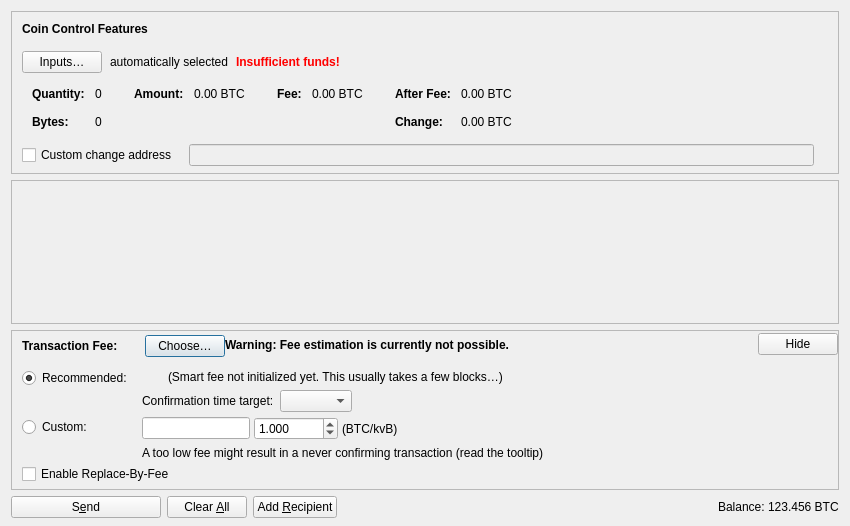
<?xml version="1.0" encoding="UTF-8"?>
<ui version="4.0">
 <class>SendCoinsDialog</class>
 <widget class="QDialog" name="SendCoinsDialog">
  <property name="geometry">
   <rect>
    <x>0</x>
    <y>0</y>
    <width>850</width>
    <height>526</height>
   </rect>
  </property>
  <property name="windowTitle">
   <string>Send Coins</string>
  </property>
  <layout class="QVBoxLayout" name="verticalLayout" stretch="0,1,0,0">
   <property name="bottomMargin">
    <number>8</number>
   </property>
   <item>
    <widget class="QFrame" name="frameCoinControl">
     <property name="sizePolicy">
      <sizepolicy hsizetype="Expanding" vsizetype="Expanding">
       <horstretch>0</horstretch>
       <verstretch>0</verstretch>
      </sizepolicy>
     </property>
     <property name="maximumSize">
      <size>
       <width>16777215</width>
       <height>16777215</height>
      </size>
     </property>
     <property name="frameShape">
      <enum>QFrame::StyledPanel</enum>
     </property>
     <property name="frameShadow">
      <enum>QFrame::Sunken</enum>
     </property>
     <layout class="QVBoxLayout" name="verticalLayoutCoinControl2">
      <property name="spacing">
       <number>0</number>
      </property>
      <property name="leftMargin">
       <number>0</number>
      </property>
      <property name="topMargin">
       <number>0</number>
      </property>
      <property name="rightMargin">
       <number>0</number>
      </property>
      <property name="bottomMargin">
       <number>6</number>
      </property>
      <item>
       <layout class="QVBoxLayout" name="verticalLayoutCoinControl" stretch="0,0,0,0,1">
        <property name="spacing">
         <number>0</number>
        </property>
        <property name="leftMargin">
         <number>10</number>
        </property>
        <property name="topMargin">
         <number>10</number>
        </property>
        <item>
         <layout class="QHBoxLayout" name="horizontalLayoutCoinControl1">
          <property name="bottomMargin">
           <number>15</number>
          </property>
          <item>
           <widget class="QLabel" name="labelCoinControlFeatures">
            <property name="sizePolicy">
             <sizepolicy hsizetype="Preferred" vsizetype="Maximum">
              <horstretch>0</horstretch>
              <verstretch>0</verstretch>
             </sizepolicy>
            </property>
            <property name="font">
             <font>
              <weight>75</weight>
              <bold>true</bold>
             </font>
            </property>
            <property name="styleSheet">
             <string notr="true">font-weight:bold;</string>
            </property>
            <property name="text">
             <string>Coin Control Features</string>
            </property>
           </widget>
          </item>
         </layout>
        </item>
        <item>
         <layout class="QHBoxLayout" name="horizontalLayoutCoinControl2" stretch="0,0,0,0">
          <property name="spacing">
           <number>8</number>
          </property>
          <property name="bottomMargin">
           <number>10</number>
          </property>
          <item>
           <widget class="QPushButton" name="pushButtonCoinControl">
            <property name="styleSheet">
             <string notr="true"/>
            </property>
            <property name="text">
             <string>Inputs…</string>
            </property>
            <property name="autoDefault">
             <bool>false</bool>
            </property>
           </widget>
          </item>
          <item>
           <widget class="QLabel" name="labelCoinControlAutomaticallySelected">
            <property name="text">
             <string>automatically selected</string>
            </property>
            <property name="margin">
             <number>5</number>
            </property>
           </widget>
          </item>
          <item>
           <widget class="QLabel" name="labelCoinControlInsuffFunds">
            <property name="font">
             <font>
              <weight>75</weight>
              <bold>true</bold>
             </font>
            </property>
            <property name="styleSheet">
             <string notr="true">color:red;font-weight:bold;</string>
            </property>
            <property name="text">
             <string>Insufficient funds!</string>
            </property>
            <property name="margin">
             <number>5</number>
            </property>
           </widget>
          </item>
          <item>
           <spacer name="horizontalSpacerCoinControl">
            <property name="orientation">
             <enum>Qt::Horizontal</enum>
            </property>
            <property name="sizeHint" stdset="0">
             <size>
              <width>40</width>
              <height>1</height>
             </size>
            </property>
           </spacer>
          </item>
         </layout>
        </item>
        <item>
         <widget class="QWidget" name="widgetCoinControl" native="true">
          <property name="sizePolicy">
           <sizepolicy hsizetype="Preferred" vsizetype="Preferred">
            <horstretch>0</horstretch>
            <verstretch>0</verstretch>
           </sizepolicy>
          </property>
          <property name="minimumSize">
           <size>
            <width>0</width>
            <height>0</height>
           </size>
          </property>
          <property name="styleSheet">
           <string notr="true"/>
          </property>
          <layout class="QHBoxLayout" name="horizontalLayoutCoinControl5">
           <property name="leftMargin">
            <number>0</number>
           </property>
           <property name="topMargin">
            <number>0</number>
           </property>
           <property name="rightMargin">
            <number>0</number>
           </property>
           <property name="bottomMargin">
            <number>0</number>
           </property>
           <item>
            <layout class="QHBoxLayout" name="horizontalLayoutCoinControl3" stretch="0,0,0,1">
             <property name="spacing">
              <number>20</number>
             </property>
             <property name="topMargin">
              <number>0</number>
             </property>
             <property name="bottomMargin">
              <number>10</number>
             </property>
             <item>
              <layout class="QFormLayout" name="formLayoutCoinControl1">
               <property name="labelAlignment">
                <set>Qt::AlignLeft|Qt::AlignVCenter</set>
               </property>
               <property name="horizontalSpacing">
                <number>10</number>
               </property>
               <property name="verticalSpacing">
                <number>14</number>
               </property>
               <property name="leftMargin">
                <number>10</number>
               </property>
               <property name="topMargin">
                <number>4</number>
               </property>
               <property name="rightMargin">
                <number>6</number>
               </property>
               <item row="0" column="0">
                <widget class="QLabel" name="labelCoinControlQuantityText">
                 <property name="font">
                  <font>
                   <weight>75</weight>
                   <bold>true</bold>
                  </font>
                 </property>
                 <property name="text">
                  <string>Quantity:</string>
                 </property>
                 <property name="margin">
                  <number>0</number>
                 </property>
                </widget>
               </item>
               <item row="0" column="1">
                <widget class="QLabel" name="labelCoinControlQuantity">
                 <property name="cursor">
                  <cursorShape>IBeamCursor</cursorShape>
                 </property>
                 <property name="contextMenuPolicy">
                  <enum>Qt::ActionsContextMenu</enum>
                 </property>
                 <property name="text">
                  <string notr="true">0</string>
                 </property>
                 <property name="margin">
                  <number>0</number>
                 </property>
                 <property name="textInteractionFlags">
                  <set>Qt::LinksAccessibleByMouse|Qt::TextSelectableByKeyboard|Qt::TextSelectableByMouse</set>
                 </property>
                </widget>
               </item>
               <item row="1" column="0">
                <widget class="QLabel" name="labelCoinControlBytesText">
                 <property name="font">
                  <font>
                   <weight>75</weight>
                   <bold>true</bold>
                  </font>
                 </property>
                 <property name="text">
                  <string>Bytes:</string>
                 </property>
                </widget>
               </item>
               <item row="1" column="1">
                <widget class="QLabel" name="labelCoinControlBytes">
                 <property name="cursor">
                  <cursorShape>IBeamCursor</cursorShape>
                 </property>
                 <property name="contextMenuPolicy">
                  <enum>Qt::ActionsContextMenu</enum>
                 </property>
                 <property name="text">
                  <string notr="true">0</string>
                 </property>
                 <property name="textInteractionFlags">
                  <set>Qt::LinksAccessibleByMouse|Qt::TextSelectableByKeyboard|Qt::TextSelectableByMouse</set>
                 </property>
                </widget>
               </item>
              </layout>
             </item>
             <item>
              <layout class="QFormLayout" name="formLayoutCoinControl2">
               <property name="horizontalSpacing">
                <number>10</number>
               </property>
               <property name="verticalSpacing">
                <number>14</number>
               </property>
               <property name="leftMargin">
                <number>6</number>
               </property>
               <property name="topMargin">
                <number>4</number>
               </property>
               <property name="rightMargin">
                <number>6</number>
               </property>
               <item row="0" column="0">
                <widget class="QLabel" name="labelCoinControlAmountText">
                 <property name="font">
                  <font>
                   <weight>75</weight>
                   <bold>true</bold>
                  </font>
                 </property>
                 <property name="text">
                  <string>Amount:</string>
                 </property>
                 <property name="margin">
                  <number>0</number>
                 </property>
                </widget>
               </item>
               <item row="0" column="1">
                <widget class="QLabel" name="labelCoinControlAmount">
                 <property name="cursor">
                  <cursorShape>IBeamCursor</cursorShape>
                 </property>
                 <property name="contextMenuPolicy">
                  <enum>Qt::ActionsContextMenu</enum>
                 </property>
                 <property name="text">
                  <string notr="true">0.00 BTC</string>
                 </property>
                 <property name="textInteractionFlags">
                  <set>Qt::LinksAccessibleByMouse|Qt::TextSelectableByKeyboard|Qt::TextSelectableByMouse</set>
                 </property>
                </widget>
               </item>
              </layout>
             </item>
             <item>
              <layout class="QFormLayout" name="formLayoutCoinControl3">
               <property name="horizontalSpacing">
                <number>10</number>
               </property>
               <property name="verticalSpacing">
                <number>14</number>
               </property>
               <property name="leftMargin">
                <number>6</number>
               </property>
               <property name="topMargin">
                <number>4</number>
               </property>
               <property name="rightMargin">
                <number>6</number>
               </property>
               <item row="0" column="0">
                <widget class="QLabel" name="labelCoinControlFeeText">
                 <property name="font">
                  <font>
                   <weight>75</weight>
                   <bold>true</bold>
                  </font>
                 </property>
                 <property name="text">
                  <string>Fee:</string>
                 </property>
                 <property name="margin">
                  <number>0</number>
                 </property>
                </widget>
               </item>
               <item row="0" column="1">
                <widget class="QLabel" name="labelCoinControlFee">
                 <property name="cursor">
                  <cursorShape>IBeamCursor</cursorShape>
                 </property>
                 <property name="contextMenuPolicy">
                  <enum>Qt::ActionsContextMenu</enum>
                 </property>
                 <property name="text">
                  <string notr="true">0.00 BTC</string>
                 </property>
                 <property name="textInteractionFlags">
                  <set>Qt::LinksAccessibleByMouse|Qt::TextSelectableByKeyboard|Qt::TextSelectableByMouse</set>
                 </property>
                </widget>
               </item>
              </layout>
             </item>
             <item>
              <layout class="QFormLayout" name="formLayoutCoinControl4">
               <property name="labelAlignment">
                <set>Qt::AlignLeft|Qt::AlignVCenter</set>
               </property>
               <property name="horizontalSpacing">
                <number>10</number>
               </property>
               <property name="verticalSpacing">
                <number>14</number>
               </property>
               <property name="leftMargin">
                <number>6</number>
               </property>
               <property name="topMargin">
                <number>4</number>
               </property>
               <property name="rightMargin">
                <number>6</number>
               </property>
               <item row="0" column="0">
                <widget class="QLabel" name="labelCoinControlAfterFeeText">
                 <property name="font">
                  <font>
                   <weight>75</weight>
                   <bold>true</bold>
                  </font>
                 </property>
                 <property name="text">
                  <string>After Fee:</string>
                 </property>
                 <property name="margin">
                  <number>0</number>
                 </property>
                </widget>
               </item>
               <item row="0" column="1">
                <widget class="QLabel" name="labelCoinControlAfterFee">
                 <property name="cursor">
                  <cursorShape>IBeamCursor</cursorShape>
                 </property>
                 <property name="contextMenuPolicy">
                  <enum>Qt::ActionsContextMenu</enum>
                 </property>
                 <property name="text">
                  <string notr="true">0.00 BTC</string>
                 </property>
                 <property name="textInteractionFlags">
                  <set>Qt::LinksAccessibleByMouse|Qt::TextSelectableByKeyboard|Qt::TextSelectableByMouse</set>
                 </property>
                </widget>
               </item>
               <item row="1" column="0">
                <widget class="QLabel" name="labelCoinControlChangeText">
                 <property name="font">
                  <font>
                   <weight>75</weight>
                   <bold>true</bold>
                  </font>
                 </property>
                 <property name="text">
                  <string>Change:</string>
                 </property>
                </widget>
               </item>
               <item row="1" column="1">
                <widget class="QLabel" name="labelCoinControlChange">
                 <property name="cursor">
                  <cursorShape>IBeamCursor</cursorShape>
                 </property>
                 <property name="contextMenuPolicy">
                  <enum>Qt::ActionsContextMenu</enum>
                 </property>
                 <property name="text">
                  <string notr="true">0.00 BTC</string>
                 </property>
                 <property name="textInteractionFlags">
                  <set>Qt::LinksAccessibleByMouse|Qt::TextSelectableByKeyboard|Qt::TextSelectableByMouse</set>
                 </property>
                </widget>
               </item>
              </layout>
             </item>
            </layout>
           </item>
          </layout>
         </widget>
        </item>
        <item>
         <layout class="QHBoxLayout" name="horizontalLayoutCoinControl4" stretch="0,0,0">
          <property name="spacing">
           <number>12</number>
          </property>
          <property name="sizeConstraint">
           <enum>QLayout::SetDefaultConstraint</enum>
          </property>
          <property name="topMargin">
           <number>5</number>
          </property>
          <property name="rightMargin">
           <number>5</number>
          </property>
          <item>
           <widget class="QCheckBox" name="checkBoxCoinControlChange">
            <property name="toolTip">
             <string>If this is activated, but the change address is empty or invalid, change will be sent to a newly generated address.</string>
            </property>
            <property name="text">
             <string>Custom change address</string>
            </property>
           </widget>
          </item>
          <item>
           <widget class="QValidatedLineEdit" name="lineEditCoinControlChange">
            <property name="enabled">
             <bool>false</bool>
            </property>
            <property name="sizePolicy">
             <sizepolicy hsizetype="Expanding" vsizetype="Fixed">
              <horstretch>0</horstretch>
              <verstretch>0</verstretch>
             </sizepolicy>
            </property>
           </widget>
          </item>
          <item>
           <widget class="QLabel" name="labelCoinControlChangeLabel">
            <property name="sizePolicy">
             <sizepolicy hsizetype="Preferred" vsizetype="Expanding">
              <horstretch>0</horstretch>
              <verstretch>0</verstretch>
             </sizepolicy>
            </property>
            <property name="minimumSize">
             <size>
              <width>0</width>
              <height>0</height>
             </size>
            </property>
            <property name="text">
             <string/>
            </property>
            <property name="margin">
             <number>3</number>
            </property>
           </widget>
          </item>
         </layout>
        </item>
        <item>
         <spacer name="verticalSpacerCoinControl">
          <property name="orientation">
           <enum>Qt::Vertical</enum>
          </property>
          <property name="sizeHint" stdset="0">
           <size>
            <width>800</width>
            <height>1</height>
           </size>
          </property>
         </spacer>
        </item>
       </layout>
      </item>
     </layout>
    </widget>
   </item>
   <item>
    <widget class="QScrollArea" name="scrollArea">
     <property name="widgetResizable">
      <bool>true</bool>
     </property>
     <widget class="QWidget" name="scrollAreaWidgetContents">
      <property name="geometry">
       <rect>
        <x>0</x>
        <y>0</y>
        <width>830</width>
        <height>104</height>
       </rect>
      </property>
      <layout class="QVBoxLayout" name="verticalLayout_2" stretch="0,1">
       <property name="leftMargin">
        <number>0</number>
       </property>
       <property name="topMargin">
        <number>0</number>
       </property>
       <property name="rightMargin">
        <number>0</number>
       </property>
       <property name="bottomMargin">
        <number>0</number>
       </property>
       <item>
        <layout class="QVBoxLayout" name="entries">
         <property name="spacing">
          <number>6</number>
         </property>
        </layout>
       </item>
       <item>
        <spacer name="verticalSpacer">
         <property name="orientation">
          <enum>Qt::Vertical</enum>
         </property>
         <property name="sizeHint" stdset="0">
          <size>
           <width>20</width>
           <height>40</height>
          </size>
         </property>
        </spacer>
       </item>
      </layout>
     </widget>
    </widget>
   </item>
   <item>
    <widget class="QFrame" name="frameFee">
     <property name="sizePolicy">
      <sizepolicy hsizetype="Expanding" vsizetype="Expanding">
       <horstretch>0</horstretch>
       <verstretch>0</verstretch>
      </sizepolicy>
     </property>
     <property name="maximumSize">
      <size>
       <width>16777215</width>
       <height>16777215</height>
      </size>
     </property>
     <property name="frameShape">
      <enum>QFrame::StyledPanel</enum>
     </property>
     <property name="frameShadow">
      <enum>QFrame::Sunken</enum>
     </property>
     <layout class="QVBoxLayout" name="verticalLayoutFee1">
      <property name="spacing">
       <number>0</number>
      </property>
      <property name="leftMargin">
       <number>0</number>
      </property>
      <property name="topMargin">
       <number>0</number>
      </property>
      <property name="rightMargin">
       <number>0</number>
      </property>
      <property name="bottomMargin">
       <number>0</number>
      </property>
      <item>
       <layout class="QVBoxLayout" name="verticalLayoutFee2" stretch="0,0,0">
        <property name="spacing">
         <number>0</number>
        </property>
        <property name="leftMargin">
         <number>10</number>
        </property>
        <property name="topMargin">
         <number>0</number>
        </property>
        <item>
         <layout class="QHBoxLayout" name="horizontalLayoutFee1">
          <property name="bottomMargin">
           <number>0</number>
          </property>
          <item>
           <layout class="QVBoxLayout" name="verticalLayoutFee7">
            <property name="spacing">
             <number>0</number>
            </property>
            <item>
             <spacer name="verticalSpacerSmartFee">
              <property name="orientation">
               <enum>Qt::Vertical</enum>
              </property>
              <property name="sizeType">
               <enum>QSizePolicy::Fixed</enum>
              </property>
              <property name="sizeHint" stdset="0">
               <size>
                <width>1</width>
                <height>4</height>
               </size>
              </property>
             </spacer>
            </item>
            <item>
             <layout class="QHBoxLayout" name="horizontalLayoutSmartFee">
              <property name="spacing">
               <number>10</number>
              </property>
              <item>
               <widget class="QLabel" name="labelFeeHeadline">
                <property name="sizePolicy">
                 <sizepolicy hsizetype="Preferred" vsizetype="Maximum">
                  <horstretch>0</horstretch>
                  <verstretch>0</verstretch>
                 </sizepolicy>
                </property>
                <property name="font">
                 <font>
                  <weight>75</weight>
                  <bold>true</bold>
                 </font>
                </property>
                <property name="styleSheet">
                 <string notr="true">font-weight:bold;</string>
                </property>
                <property name="text">
                 <string>Transaction Fee:</string>
                </property>
               </widget>
              </item>
              <item>
               <widget class="QLabel" name="labelFeeMinimized">
                <property name="text">
                 <string/>
                </property>
               </widget>
              </item>
              <item>
               <widget class="QPushButton" name="buttonChooseFee">
                <property name="text">
                 <string>Choose…</string>
                </property>
               </widget>
              </item>
             </layout>
            </item>
            <item>
             <spacer name="verticalSpacer_5">
              <property name="orientation">
               <enum>Qt::Vertical</enum>
              </property>
              <property name="sizeHint" stdset="0">
               <size>
                <width>1</width>
                <height>1</height>
               </size>
              </property>
             </spacer>
            </item>
           </layout>
          </item>
          <item>
           <widget class="QLabel" name="fallbackFeeWarningLabel">
            <property name="toolTip">
             <string>Using the fallbackfee can result in sending a transaction that will take several hours or days (or never) to confirm. Consider choosing your fee manually or wait until you have validated the complete chain.</string>
            </property>
            <property name="font">
            <font>
                <weight>75</weight>
                <bold>true</bold>
            </font>
            </property>
            <property name="text">
             <string>Warning: Fee estimation is currently not possible.</string>
            </property>
            <property name="wordWrap">
             <bool>false</bool>
            </property>
           </widget>
          </item>
          <item>
           <spacer name="horizontalSpacer_4">
            <property name="orientation">
             <enum>Qt::Horizontal</enum>
            </property>
            <property name="sizeType">
             <enum>QSizePolicy::MinimumExpanding</enum>
            </property>
            <property name="sizeHint" stdset="0">
             <size>
              <width>40</width>
              <height>20</height>
             </size>
            </property>
           </spacer>
          </item>
          <item>
           <widget class="QPushButton" name="buttonMinimizeFee">
            <property name="toolTip">
             <string>Hide transaction fee settings</string>
            </property>
            <property name="text">
             <string>Hide</string>
            </property>
           </widget>
          </item>
         </layout>
        </item>
        <item>
         <widget class="QFrame" name="frameFeeSelection">
          <layout class="QVBoxLayout" name="verticalLayoutFee12">
           <property name="spacing">
            <number>0</number>
           </property>
           <property name="leftMargin">
            <number>0</number>
           </property>
           <property name="topMargin">
            <number>0</number>
           </property>
           <property name="rightMargin">
            <number>0</number>
           </property>
           <property name="bottomMargin">
            <number>0</number>
           </property>
           <item>
            <layout class="QGridLayout" name="gridLayoutFee">
             <property name="topMargin">
              <number>10</number>
             </property>
             <property name="bottomMargin">
              <number>4</number>
             </property>
             <property name="horizontalSpacing">
              <number>10</number>
             </property>
             <property name="verticalSpacing">
              <number>4</number>
             </property>
             <item row="1" column="1">
              <layout class="QVBoxLayout" name="verticalLayoutFee8">
               <property name="spacing">
                <number>6</number>
               </property>
               <item>
                <layout class="QHBoxLayout" name="horizontalLayoutFee13">
                 <property name="spacing">
                  <number>4</number>
                 </property>
                 <item>
                  <widget class="BitcoinAmountField" name="customFee">
                   <property name="sizePolicy">
                    <sizepolicy hsizetype="Fixed" vsizetype="Fixed">
                     <horstretch>0</horstretch>
                     <verstretch>0</verstretch>
                    </sizepolicy>
                   </property>
                  </widget>
                 </item>
                 <item>
                  <widget class="QDoubleSpinBox" name="customFeeRateSatVb">
                   <property name="sizePolicy">
                    <sizepolicy hsizetype="Fixed" vsizetype="Fixed">
                     <horstretch>0</horstretch>
                     <verstretch>0</verstretch>
                    </sizepolicy>
                   </property>
                   <property name="toolTip">
                    <string>Enter the fee rate in sat/vB (satoshis per virtual byte).</string>
                   </property>
                   <property name="decimals">
                    <number>3</number>
                   </property>
                   <property name="minimum">
                    <double>0.001</double>
                   </property>
                   <property name="maximum">
                    <double>10000.000</double>
                   </property>
                   <property name="singleStep">
                    <double>0.001</double>
                   </property>
                   <property name="value">
                    <double>1.000</double>
                   </property>
                   <property name="visible">
                    <bool>false</bool>
                   </property>
                  </widget>
                 </item>
                 <item>
                  <widget class="QLabel" name="labelCustomPerKilobyte">
                   <property name="toolTip">
                    <string>Specify a custom fee per kB (1,000 bytes) of the transaction's virtual size.

Note:  Since the fee is calculated on a per-byte basis, a fee rate of "100 satoshis per kvB" for a transaction size of 500 virtual bytes (half of 1 kvB) would ultimately yield a fee of only 50 satoshis.</string>
                   </property>
                   <property name="text">
                    <string>(BTC/kvB)</string>
                   </property>
                  </widget>
                 </item>
                 <item>
                  <spacer name="horizontalSpacer_6">
                   <property name="orientation">
                    <enum>Qt::Horizontal</enum>
                   </property>
                   <property name="sizeHint" stdset="0">
                    <size>
                     <width>1</width>
                     <height>1</height>
                    </size>
                   </property>
                  </spacer>
                 </item>
                </layout>
               </item>
               <item>
                <layout class="QHBoxLayout" name="horizontalLayoutFee8">
                 <item>
                  <widget class="QLabel" name="labelCustomFeeWarning">
                   <property name="enabled">
                    <bool>true</bool>
                   </property>
                   <property name="toolTip">
                    <string>When there is less transaction volume than space in the blocks, miners as well as relaying nodes may enforce a minimum fee. Paying only this minimum fee is just fine, but be aware that this can result in a never confirming transaction once there is more demand for bitcoin transactions than the network can process.</string>
                   </property>
                   <property name="text">
                    <string>A too low fee might result in a never confirming transaction (read the tooltip)</string>
                   </property>
                  </widget>
                 </item>
                 <item>
                  <spacer name="horizontalSpacer_2">
                   <property name="orientation">
                    <enum>Qt::Horizontal</enum>
                   </property>
                   <property name="sizeHint" stdset="0">
                    <size>
                     <width>1</width>
                     <height>1</height>
                    </size>
                   </property>
                  </spacer>
                 </item>
                </layout>
               </item>
              </layout>
             </item>
             <item row="0" column="0">
              <layout class="QVBoxLayout" name="verticalLayoutFee4" stretch="0,1">
               <item>
                <widget class="QRadioButton" name="radioSmartFee">
                 <property name="text">
                  <string>Recommended:</string>
                 </property>
                 <property name="checked">
                  <bool>true</bool>
                 </property>
                 <attribute name="buttonGroup">
                  <string notr="true">groupFee</string>
                 </attribute>
                </widget>
               </item>
               <item>
                <spacer name="verticalSpacer_2">
                 <property name="orientation">
                  <enum>Qt::Vertical</enum>
                 </property>
                 <property name="sizeHint" stdset="0">
                  <size>
                   <width>1</width>
                   <height>1</height>
                  </size>
                 </property>
                </spacer>
               </item>
              </layout>
             </item>
             <item row="1" column="0">
              <layout class="QVBoxLayout" name="verticalLayoutFee9" stretch="0,1">
               <item>
                <widget class="QRadioButton" name="radioCustomFee">
                 <property name="text">
                  <string>Custom:</string>
                 </property>
                 <attribute name="buttonGroup">
                  <string notr="true">groupFee</string>
                 </attribute>
                </widget>
               </item>
               <item>
                <spacer name="verticalSpacer_6">
                 <property name="orientation">
                  <enum>Qt::Vertical</enum>
                 </property>
                 <property name="sizeHint" stdset="0">
                  <size>
                   <width>1</width>
                   <height>1</height>
                  </size>
                 </property>
                </spacer>
               </item>
              </layout>
             </item>
             <item row="0" column="1">
              <layout class="QVBoxLayout" name="verticalLayoutFee3" stretch="0,0,1">
               <property name="spacing">
                <number>6</number>
               </property>
               <property name="topMargin">
                <number>2</number>
               </property>
               <item>
                <layout class="QHBoxLayout" name="horizontalLayoutFee12">
                 <item>
                  <widget class="QLabel" name="labelSmartFee">
                   <property name="text">
                    <string/>
                   </property>
                  </widget>
                 </item>
                 <item>
                  <widget class="QLabel" name="labelFeeEstimation">
                   <property name="text">
                    <string/>
                   </property>
                  </widget>
                 </item>
                 <item>
                  <widget class="QLabel" name="labelSmartFee2">
                   <property name="text">
                    <string>(Smart fee not initialized yet. This usually takes a few blocks…)</string>
                   </property>
                  </widget>
                 </item>
                 <item>
                  <spacer name="horizontalSpacer_5">
                   <property name="orientation">
                    <enum>Qt::Horizontal</enum>
                   </property>
                   <property name="sizeHint" stdset="0">
                    <size>
                     <width>1</width>
                     <height>1</height>
                    </size>
                   </property>
                  </spacer>
                 </item>
                </layout>
               </item>
               <item>
                <layout class="QHBoxLayout" name="horizontalLayoutFee9">
                 <item>
                  <layout class="QVBoxLayout" name="verticalLayoutFee6">
                   <item>
                    <widget class="QLabel" name="labelSmartFee3">
                     <property name="text">
                      <string>Confirmation time target:</string>
                     </property>
                    </widget>
                   </item>
                  </layout>
                 </item>
                 <item>
                  <layout class="QVBoxLayout" name="verticalLayoutFee5">
                   <property name="rightMargin">
                    <number>30</number>
                   </property>
                   <item>
                    <layout class="QHBoxLayout" name="horizontalLayoutConfTarget">
                     <property name="bottomMargin">
                      <number>0</number>
                     </property>
                     <item>
                      <widget class="QComboBox" name="confTargetSelector"/>
                     </item>
                     <item>
                      <spacer name="horizontalSpacerConfTarget">
                       <property name="orientation">
                        <enum>Qt::Horizontal</enum>
                       </property>
                       <property name="sizeHint" stdset="0">
                        <size>
                         <width>40</width>
                         <height>20</height>
                        </size>
                       </property>
                      </spacer>
                     </item>
                    </layout>
                   </item>
                  </layout>
                 </item>
                </layout>
               </item>
               <item>
                <spacer name="verticalSpacer_4">
                 <property name="orientation">
                  <enum>Qt::Vertical</enum>
                 </property>
                 <property name="sizeHint" stdset="0">
                  <size>
                   <width>1</width>
                   <height>1</height>
                  </size>
                 </property>
                </spacer>
               </item>
              </layout>
             </item>
            </layout>
           </item>
           <item>
            <widget class="QCheckBox" name="optInRBF">
             <property name="text">
              <string>Enable Replace-By-Fee</string>
             </property>
             <property name="toolTip">
              <string>With Replace-By-Fee (BIP-125) you can increase a transaction's fee after it is sent. Without this, a higher fee may be recommended to compensate for increased transaction delay risk.</string>
             </property>
            </widget>
           </item>
          </layout>
         </widget>
        </item>
        <item>
         <spacer name="verticalSpacerFee">
          <property name="orientation">
           <enum>Qt::Vertical</enum>
          </property>
          <property name="sizeHint" stdset="0">
           <size>
            <width>40</width>
            <height>5</height>
           </size>
          </property>
         </spacer>
        </item>
       </layout>
      </item>
     </layout>
    </widget>
   </item>
   <item>
    <layout class="QHBoxLayout" name="horizontalLayout">
     <item>
      <widget class="QPushButton" name="sendButton">
       <property name="minimumSize">
        <size>
         <width>150</width>
         <height>0</height>
        </size>
       </property>
       <property name="toolTip">
        <string>Confirm the send action</string>
       </property>
       <property name="text">
        <string>S&amp;end</string>
       </property>
       <property name="icon">
        <iconset resource="../bitcoin.qrc">
         <normaloff>:/icons/send</normaloff>:/icons/send</iconset>
       </property>
       <property name="autoDefault">
        <bool>false</bool>
       </property>
       <property name="default">
        <bool>false</bool>
       </property>
      </widget>
     </item>
     <item>
      <widget class="QPushButton" name="clearButton">
       <property name="sizePolicy">
        <sizepolicy hsizetype="Minimum" vsizetype="Fixed">
         <horstretch>0</horstretch>
         <verstretch>0</verstretch>
        </sizepolicy>
       </property>
       <property name="toolTip">
        <string>Clear all fields of the form.</string>
       </property>
       <property name="text">
        <string>Clear &amp;All</string>
       </property>
       <property name="icon">
        <iconset resource="../bitcoin.qrc">
         <normaloff>:/icons/remove</normaloff>:/icons/remove</iconset>
       </property>
       <property name="autoDefault">
        <bool>false</bool>
       </property>
      </widget>
     </item>
     <item>
      <widget class="QPushButton" name="addButton">
       <property name="toolTip">
        <string>Send to multiple recipients at once</string>
       </property>
       <property name="text">
        <string>Add &amp;Recipient</string>
       </property>
       <property name="icon">
        <iconset resource="../bitcoin.qrc">
         <normaloff>:/icons/add</normaloff>:/icons/add</iconset>
       </property>
       <property name="autoDefault">
        <bool>false</bool>
       </property>
      </widget>
     </item>
     <item>
      <spacer name="horizontalSpacer">
       <property name="orientation">
        <enum>Qt::Horizontal</enum>
       </property>
       <property name="sizeHint" stdset="0">
        <size>
         <width>40</width>
         <height>20</height>
        </size>
       </property>
      </spacer>
     </item>
     <item>
      <layout class="QHBoxLayout" name="horizontalLayout_2">
       <property name="spacing">
        <number>3</number>
       </property>
       <item>
        <widget class="QLabel" name="labelBalanceName">
         <property name="sizePolicy">
          <sizepolicy hsizetype="Preferred" vsizetype="Fixed">
           <horstretch>0</horstretch>
           <verstretch>0</verstretch>
          </sizepolicy>
         </property>
         <property name="text">
          <string>Balance:</string>
         </property>
        </widget>
       </item>
       <item>
        <widget class="QLabel" name="labelBalance">
         <property name="sizePolicy">
          <sizepolicy hsizetype="Preferred" vsizetype="Fixed">
           <horstretch>0</horstretch>
           <verstretch>0</verstretch>
          </sizepolicy>
         </property>
         <property name="cursor">
          <cursorShape>IBeamCursor</cursorShape>
         </property>
         <property name="text">
          <string notr="true">123.456 BTC</string>
         </property>
         <property name="textInteractionFlags">
          <set>Qt::LinksAccessibleByMouse|Qt::TextSelectableByKeyboard|Qt::TextSelectableByMouse</set>
         </property>
        </widget>
       </item>
      </layout>
     </item>
    </layout>
   </item>
  </layout>
 </widget>
 <customwidgets>
  <customwidget>
   <class>QValidatedLineEdit</class>
   <extends>QLineEdit</extends>
   <header>qt/qvalidatedlineedit.h</header>
  </customwidget>
  <customwidget>
   <class>BitcoinAmountField</class>
   <extends>QLineEdit</extends>
   <header>qt/bitcoinamountfield.h</header>
   <container>1</container>
  </customwidget>
 </customwidgets>
 <resources>
  <include location="../bitcoin.qrc"/>
 </resources>
 <connections/>
 <buttongroups>
  <buttongroup name="groupFee"/>
 </buttongroups>
</ui>
